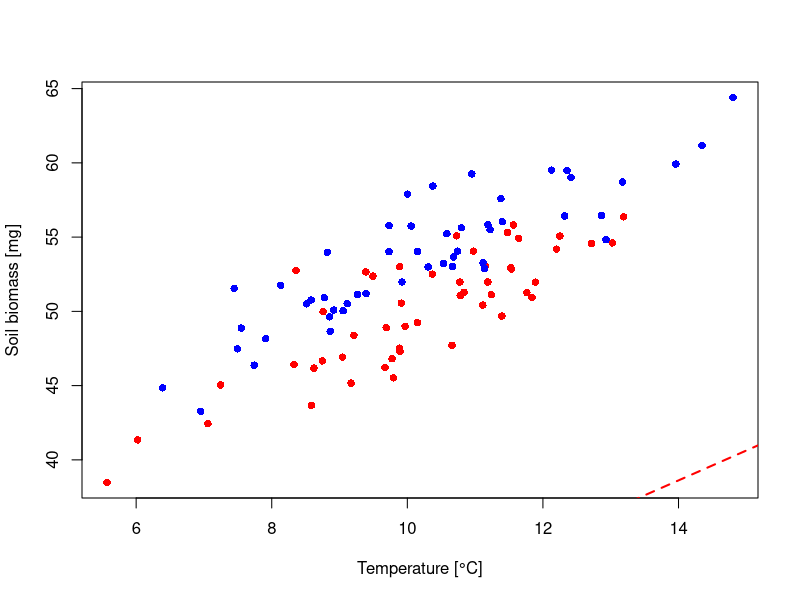
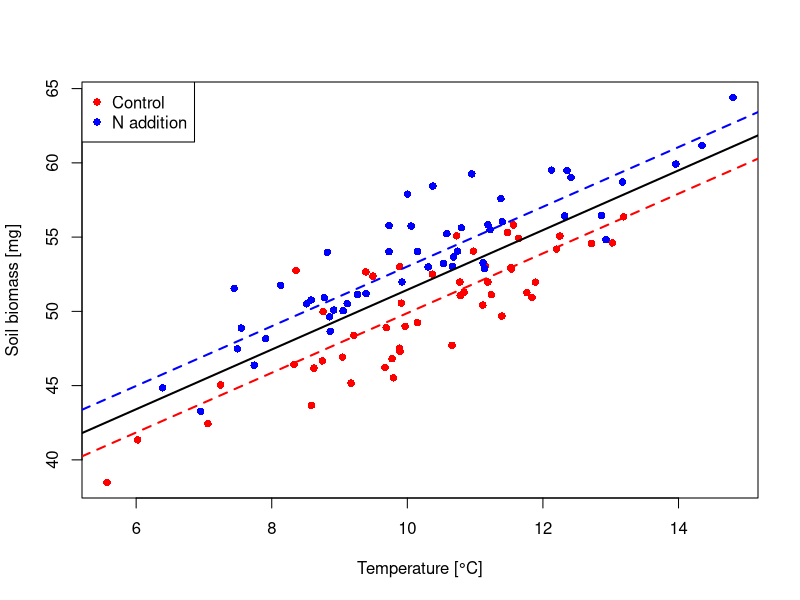
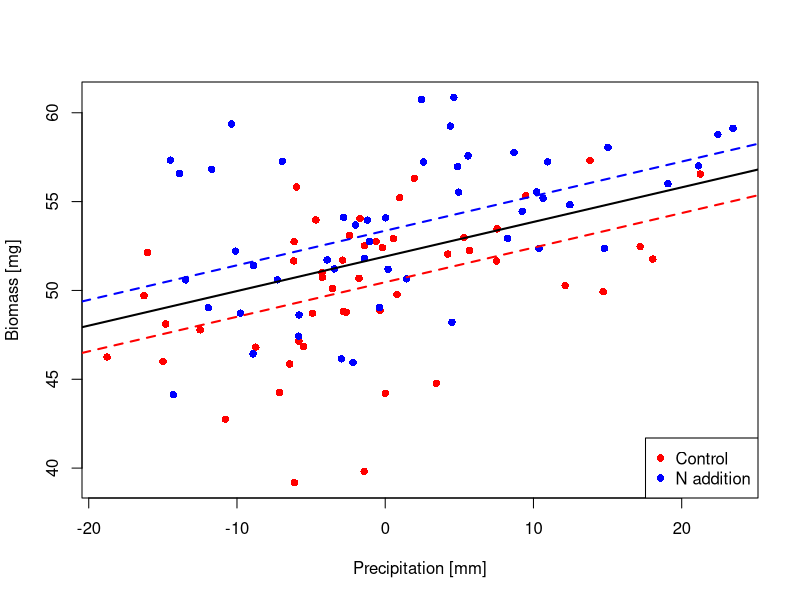

R code for these plots, in order:
## ---- chunk 1
# let's simulate the data the explanatory variables: temperature (x1),
# precipitation (x2) and the treatment (1=Control, 2= N addition)
set.seed(1)
x1 <- rnorm(100, 10, 2)
x2 <- rnorm(100, 100, 10)
x3 <- gl(n = 2, k = 50)
modmat <- model.matrix(~x1 + x2 + x3, data = data.frame(x1, x2, x3))
# vector of fixed effect
betas <- c(10, 2, 0.2, 3)
# generate data
y <- rnorm(n = 100, mean = modmat %*% betas, sd = 1)
# first model
m <- lm(y ~ x1 + x2 + x3)
summary(m)
## ---- chunk 2
plot(y ~ x1, col = rep(c("red", "blue"), each = 50), pch = 16, xlab = "Temperature [°C]", 
    ylab = "Soil biomass [mg]")
abline(a = coef(m)[1], b = coef(m)[2], lty = 2, lwd = 2, col = "red")
## ---- chunk 3
plot(y ~ x1, col = rep(c("red", "blue"), each = 50), pch = 16, xlab = "Temperature [°C]", 
    ylab = "Soil biomass [mg]")
abline(a = coef(m)[1] + coef(m)[3] * mean(x2), b = coef(m)[2], lty = 2, lwd = 2, 
    col = "red")
abline(a = coef(m)[1] + coef(m)[4] + coef(m)[3] * mean(x2), b = coef(m)[2], 
    lty = 2, lwd = 2, col = "blue")
# averaging effect of the factor variable
abline(a = coef(m)[1] + mean(c(0, coef(m)[4])) + coef(m)[3] * mean(x2), b = coef(m)[2], 
    lty = 1, lwd = 2)
legend("topleft", legend = c("Control", "N addition"), col = c("red", "blue"), 
    pch = 16)
## ---- chunk 4
# now center the continuous variable to change interpretation of the
# intercept
data_center <- data.frame(x1 = x1 - mean(x1), x2 = x2 - mean(x2), x3 = x3)
modmat <- model.matrix(~x1 + x2 + x3, data = data.frame(x1 = x1, x2 = x2, x3 = x3))
data_center$y_center <- rnorm(n = 100, mean = modmat %*% betas, sd = 1)

# second model
m_center <- lm(y_center ~ x1 + x2 + x3, data_center)
summary(m_center)
## ---- chunk 5
plot(y_center ~ x2, data_center, col = rep(c("red", "blue"), each = 50), pch = 16, 
    xlab = "Precipitation [mm]", ylab = "Biomass [mg]")
abline(a = coef(m_center)[1], b = coef(m_center)[3], lty = 2, lwd = 2, col = "red")
abline(a = coef(m_center)[1] + coef(m_center)[4], b = coef(m_center)[3], lty = 2, 
    lwd = 2, col = "blue")
# averaging effect of the factor variable
abline(a = coef(m_center)[1] + mean(c(0, coef(m_center)[4])), b = coef(m_center)[3], 
    lty = 1, lwd = 2)
legend("bottomright", legend = c("Control", "N addition"), col = c("red", "blue"), 
    pch = 16)
## ---- chunk 6
# now if we want to find out which of the two continuous variables as the
# most importance on y we can compute the standardized slopes from the
# unstandardized ones:
std_slope <- function(model, variable) {
    return(coef(model)[variable] * (sd(m$model[[variable]])/sd(m$model[[1]])))
}

std_slope(m, "x1")

##     x1 
## 0.7912

std_slope(m, "x2")

##     x2 
## 0.4067
